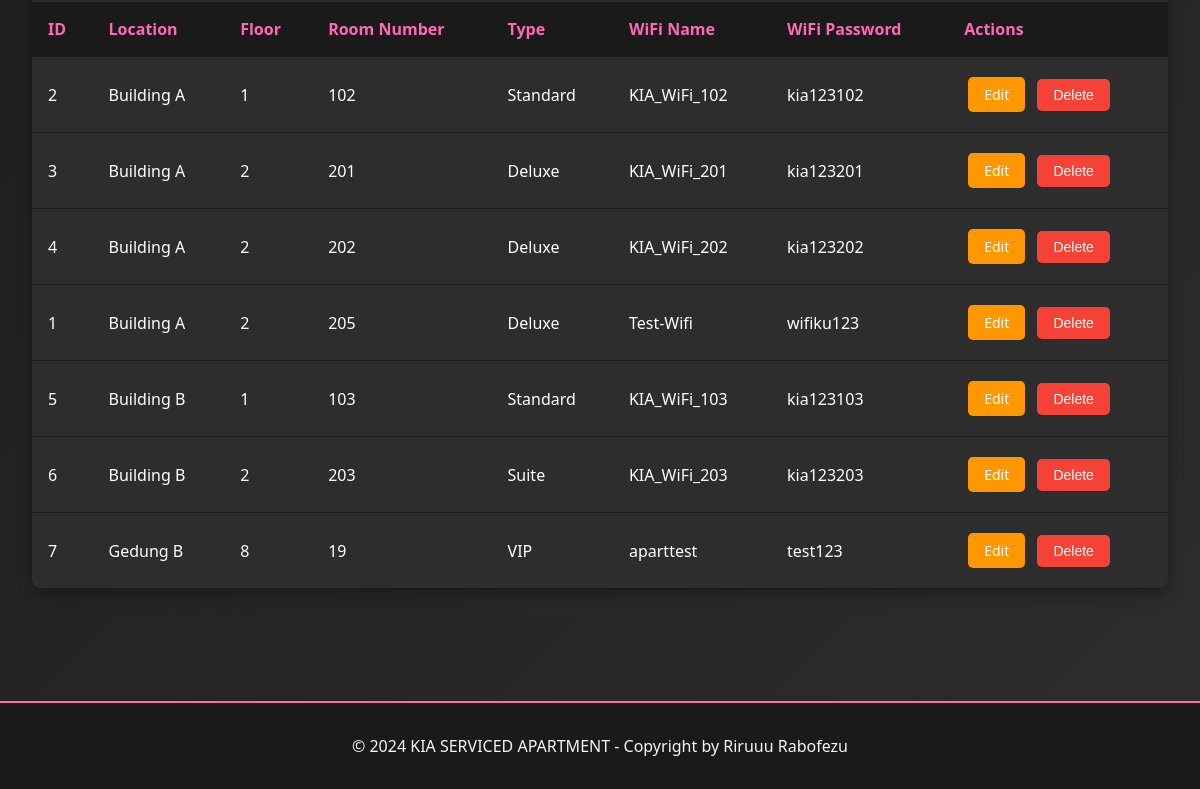
/admin/rooms.php (signed in, lower part), run on an earlier commit of the app's database.
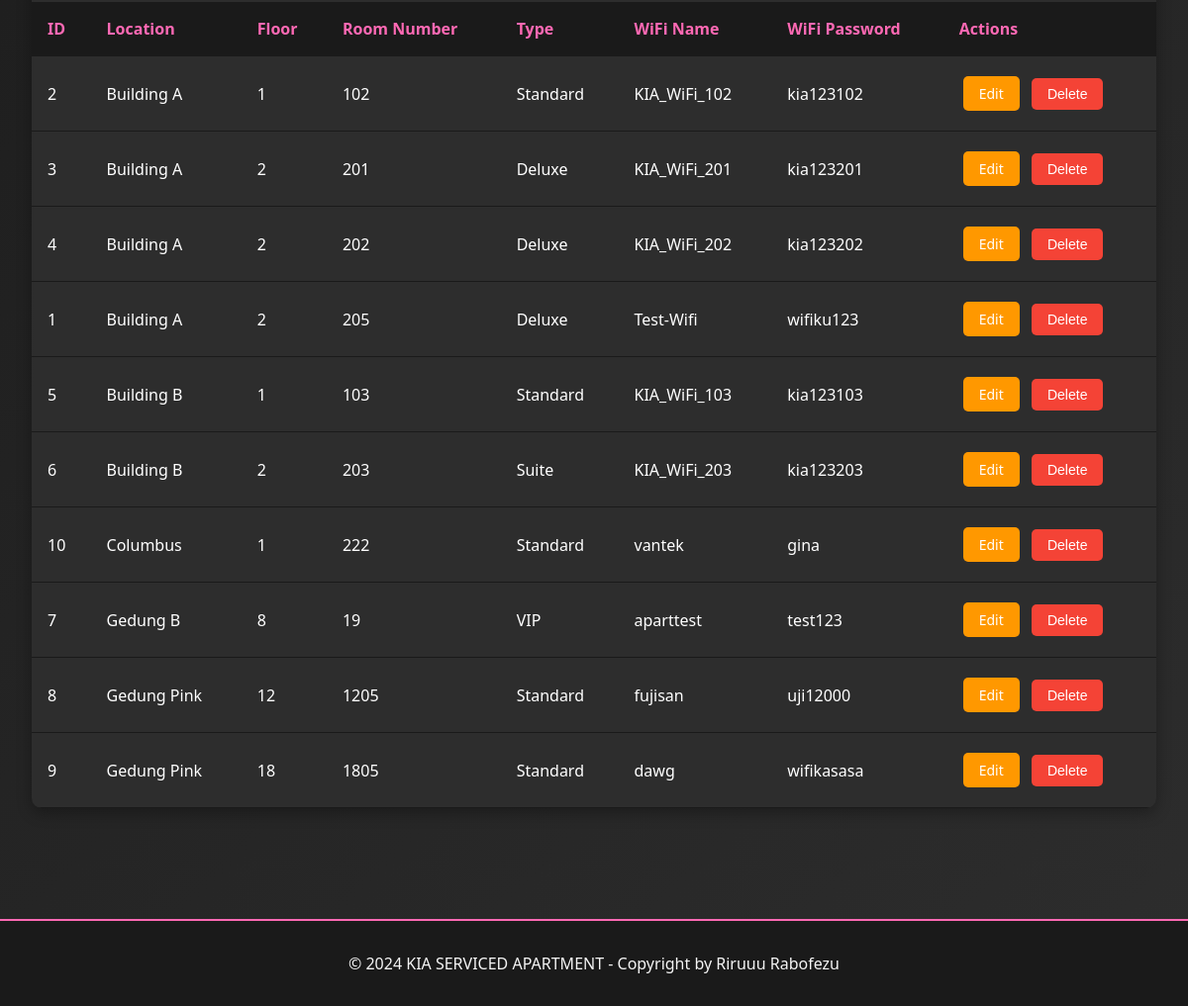
And on a later commit of the database.
### tables this page shows
CREATE TABLE `rooms` (
  `id` int(11) NOT NULL,
  `location` varchar(100) NOT NULL,
  `floor_number` int(11) NOT NULL,
  `room_number` varchar(20) NOT NULL,
  `room_type` varchar(50) NOT NULL,
  `wifi_name` varchar(100) DEFAULT NULL,
  `wifi_password` varchar(100) DEFAULT NULL,
  `status` enum('ready','booked','checkin','checkout') DEFAULT 'ready',
  `created_at` timestamp NOT NULL DEFAULT CURRENT_TIMESTAMP,
  `updated_at` timestamp NOT NULL DEFAULT CURRENT_TIMESTAMP ON UPDATE CURRENT_TIMESTAMP
);

### admin/rooms.php (the view, shortened to what this page needs)
<?php
require_once "../includes/config.php";
$stmt = $pdo->query("SELECT * FROM rooms ORDER BY location, floor_number, room_number");
$rooms = $stmt->fetchAll();
?>
<!DOCTYPE html>
<html lang="id">
<head>
    <link rel="stylesheet" href="../assets/css/style.css">
</head>
<body>
    <div class="container">
        <div class="table-container">
            <table class="table">
                <thead>
                    <tr>
                        <th>ID</th>
                        <th>Location</th>
                        <th>Floor</th>
                        <th>Room Number</th>
                        <th>Type</th>
                        <th>WiFi Name</th>
                        <th>WiFi Password</th>
                        <th>Actions</th>
                    </tr>
                </thead>
                <tbody>
                    <?php foreach ($rooms as $room): ?>
                    <tr>
                        <td><?php echo $room["id"]; ?></td>
                        <td><?php echo htmlspecialchars($room["location"]); ?></td>
                        <td><?php echo $room["floor_number"]; ?></td>
                        <td><?php echo htmlspecialchars($room["room_number"]); ?></td>
                        <td><?php echo htmlspecialchars($room["room_type"]); ?></td>
                        <td><?php echo htmlspecialchars($room["wifi_name"]); ?></td>
                        <td><?php echo htmlspecialchars($room["wifi_password"]); ?></td>
                        <td>
                            <a href="rooms.php?edit=<?php echo $room["id"]; ?>" class="btn btn-warning btn-sm">Edit</a>
                            <form method="POST" style="display: inline;" onsubmit="return confirm(\"Are you sure you want to delete this room?\");">
                                <button type="submit" class="btn btn-danger btn-sm">Delete</button>
                            </form>
                        </td>
                    </tr>
                    <?php endforeach; ?>
                </tbody>
            </table>
        </div>
    </div>
    <footer class="footer">
        <p>&copy; 2024 KIA SERVICED APARTMENT - Copyright by Riruuu Rabofezu</p>
    </footer>
</body>
</html>

What changed in the data, as far as the page shows it:
added rooms: id "10", location "Columbus", floor_number "1", room_number "222", room_type "Standard", wifi_name "vantek", wifi_password "gina"
added rooms: id "8", location "Gedung Pink", floor_number "12", room_number "1205", room_type "Standard", wifi_name "fujisan", wifi_password "uji12000"
added rooms: id "9", location "Gedung Pink", floor_number "18", room_number "1805", room_type "Standard", wifi_name "dawg", wifi_password "wifikasasa"
